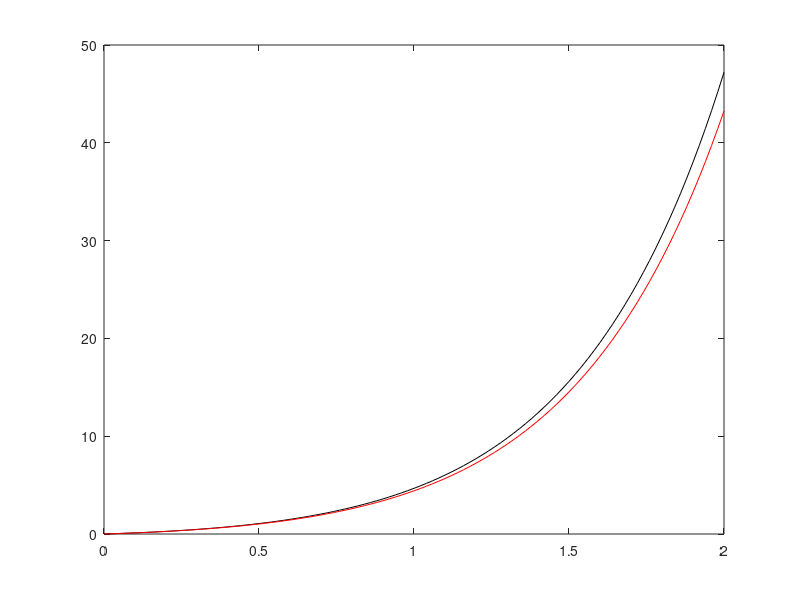

The MATLAB script that drew this image:
clear
x=linspace(0,2,101);
dx=0.02
ya=-exp(x)+exp(2*x);
y1(1)=0;y2(1)=1;
for i = 1: 100
    y1(i+1)=y1(i)+y2(i)*dx;
    y2(i+1)=y2(i)+(3*y2(i)-2*y1(i))*dx;
end
plot(x,ya,'k-')
hold on
plot(x,y1,'r-')
hold off